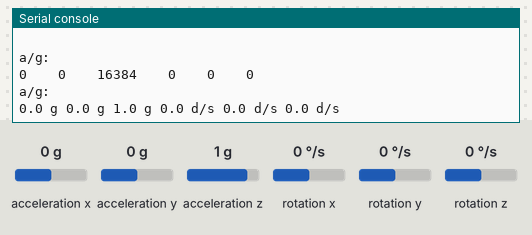
Recording of a program running on a simulated ESP8266 board running MicroPython. Parts: the last lines printed to the serial console. The inputs (shaded band) are chosen by the test bench; at power-on: acceleration x 0 g, acceleration y 0 g, acceleration z 1 g, rotation x 0 °/s, rotation y 0 °/s, rotation z 0 °/s. Library files of the repository ran but are not shown: mpu6050.py.

Above: at 2.3 s.
2.4 s: acceleration x set to -1.4 g
At 3.7 s:
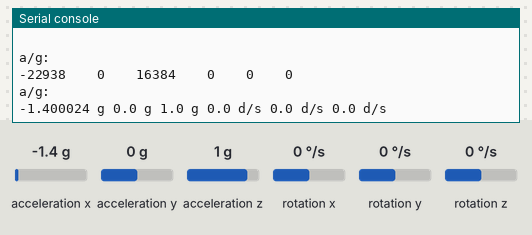
3.9 s: acceleration y set to -1.4 g
At 4.9 s:
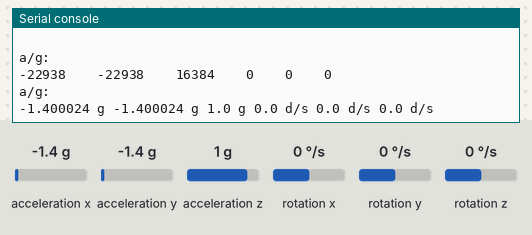
5.4 s: acceleration z set to -1.4 g
At 6.7 s:
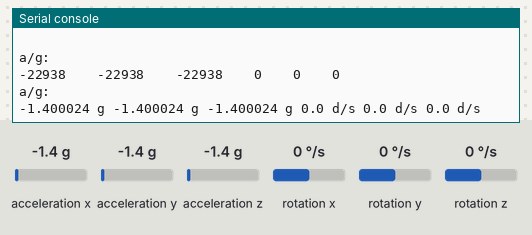
6.9 s: rotation x set to -192 °/s
At 7.9 s:
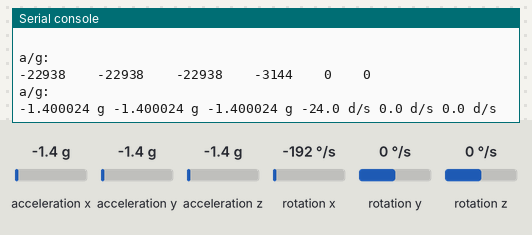
8.4 s: rotation y set to -192 °/s
At 9.8 s:
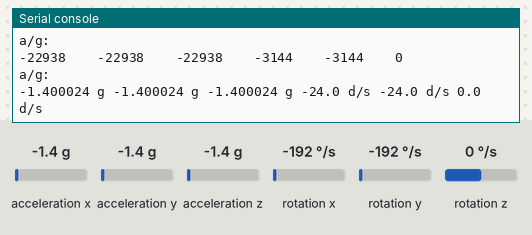

Measured:
- after the input at 2.4 s, the serial console: prints a new line after 0.72 s (image 1)
- after the input at 3.9 s, the serial console: prints a new line after 0.22 s (image 2)
- after the input at 5.4 s, the serial console: prints a new line after 0.73 s (image 3)
- after the input at 6.9 s, the serial console: prints a new line after 0.23 s (image 4)
- after the input at 8.4 s, the serial console: prints a new line after 0.74 s (image 5)

The program:

Acceleration.py
```python
from mpu6050 import MPU6050
import time

mpu=MPU6050(14,13) #attach the IIC pin(sclpin,sdapin)
mpu.MPU_Init()     #initialize the MPU6050
G = 9.8
time.sleep_ms(1000)#waiting for MPU6050 to work steadily

try:
    while True:
        accel=mpu.MPU_Get_Accelerometer()#gain the values of Acceleration
        gyro=mpu.MPU_Get_Gyroscope()     #gain the values of Gyroscope
        print("\na/g:\t")
        print(accel[0],"\t",accel[1],"\t",accel[2],"\t",
              gyro[0],"\t",gyro[1],"\t",gyro[2])
        print("a/g:\t")
        print(accel[0]/16384,"g",accel[1]/16384,"g",accel[2]/16384,"g",
              gyro[0]/131,"d/s",gyro[1]/131,"d/s",gyro[2]/131,"d/s")
        time.sleep_ms(1000)
except:
    pass
```
